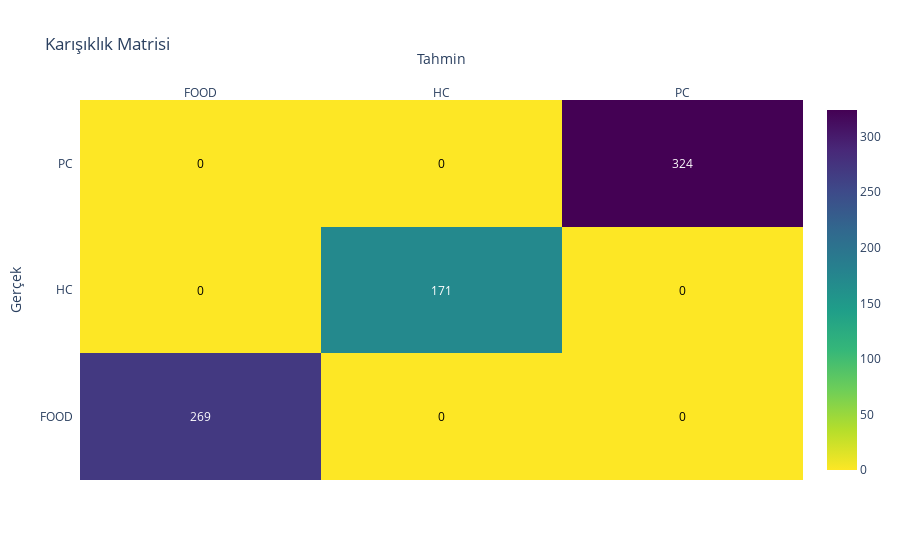

The notebook cell saved with this chart:
### Code cell
# karışıklık matrisi
from sklearn.metrics import confusion_matrix

cm = confusion_matrix(y_test, y_pred)
cm = pd.DataFrame(cm, columns=le.classes_, index=le.classes_)
cm.index.name = "Gerçek"
cm.columns.name = "Tahmin"
cm

# görselleştirme
import plotly.figure_factory as ff

fig = ff.create_annotated_heatmap(
    z=cm.values,
    x=list(cm.columns),
    y=list(cm.index),
    colorscale='Viridis',
    showscale=True,
    reversescale=True,
)

fig.update_layout(
    title_text="Karışıklık Matrisi",
    xaxis = dict(title="Tahmin"),
    yaxis = dict(title="Gerçek")
)

fig.show()

### Figure 1 — Plotly figure (JSON) as saved in the notebook; plotly's stock layout.template omitted (floating-point values rounded to 4 significant figures)
{"data": [{"colorscale": [[0, "#440154"], [0.1111, "#482878"], [0.2222, "#3e4989"], [0.3333, "#31688e"], [0.4444, "#26828e"], [0.5556, "#1f9e89"], [0.6667, "#35b779"], [0.7778, "#6ece58"], [0.8889, "#b5de2b"], [1, "#fde725"]], "reversescale": true, "showscale": true, "type": "heatmap", "x": ["FOOD", "HC", "PC"], "y": ["FOOD", "HC", "PC"], "z": [[269, 0, 0], [0, 171, 0], [0, 0, 324]]}], "layout": {"annotations": [{"font": {"color": "#FFFFFF"}, "showarrow": false, "text": "269", "x": "FOOD", "xref": "x", "y": "FOOD", "yref": "y"}, {"font": {"color": "#000000"}, "showarrow": false, "text": "0", "x": "HC", "xref": "x", "y": "FOOD", "yref": "y"}, {"font": {"color": "#000000"}, "showarrow": false, "text": "0", "x": "PC", "xref": "x", "y": "FOOD", "yref": "y"}, {"font": {"color": "#000000"}, "showarrow": false, "text": "0", "x": "FOOD", "xref": "x", "y": "HC", "yref": "y"}, {"font": {"color": "#FFFFFF"}, "showarrow": false, "text": "171", "x": "HC", "xref": "x", "y": "HC", "yref": "y"}, {"font": {"color": "#000000"}, "showarrow": false, "text": "0", "x": "PC", "xref": "x", "y": "HC", "yref": "y"}, {"font": {"color": "#000000"}, "showarrow": false, "text": "0", "x": "FOOD", "xref": "x", "y": "PC", "yref": "y"}, {"font": {"color": "#000000"}, "showarrow": false, "text": "0", "x": "HC", "xref": "x", "y": "PC", "yref": "y"}, {"font": {"color": "#FFFFFF"}, "showarrow": false, "text": "324", "x": "PC", "xref": "x", "y": "PC", "yref": "y"}], "title": {"text": "Karışıklık Matrisi"}, "xaxis": {"dtick": 1, "gridcolor": "rgb(0, 0, 0)", "side": "top", "ticks": "", "title": {"text": "Tahmin"}}, "yaxis": {"dtick": 1, "ticks": "", "ticksuffix": "  ", "title": {"text": "Gerçek"}}}}
